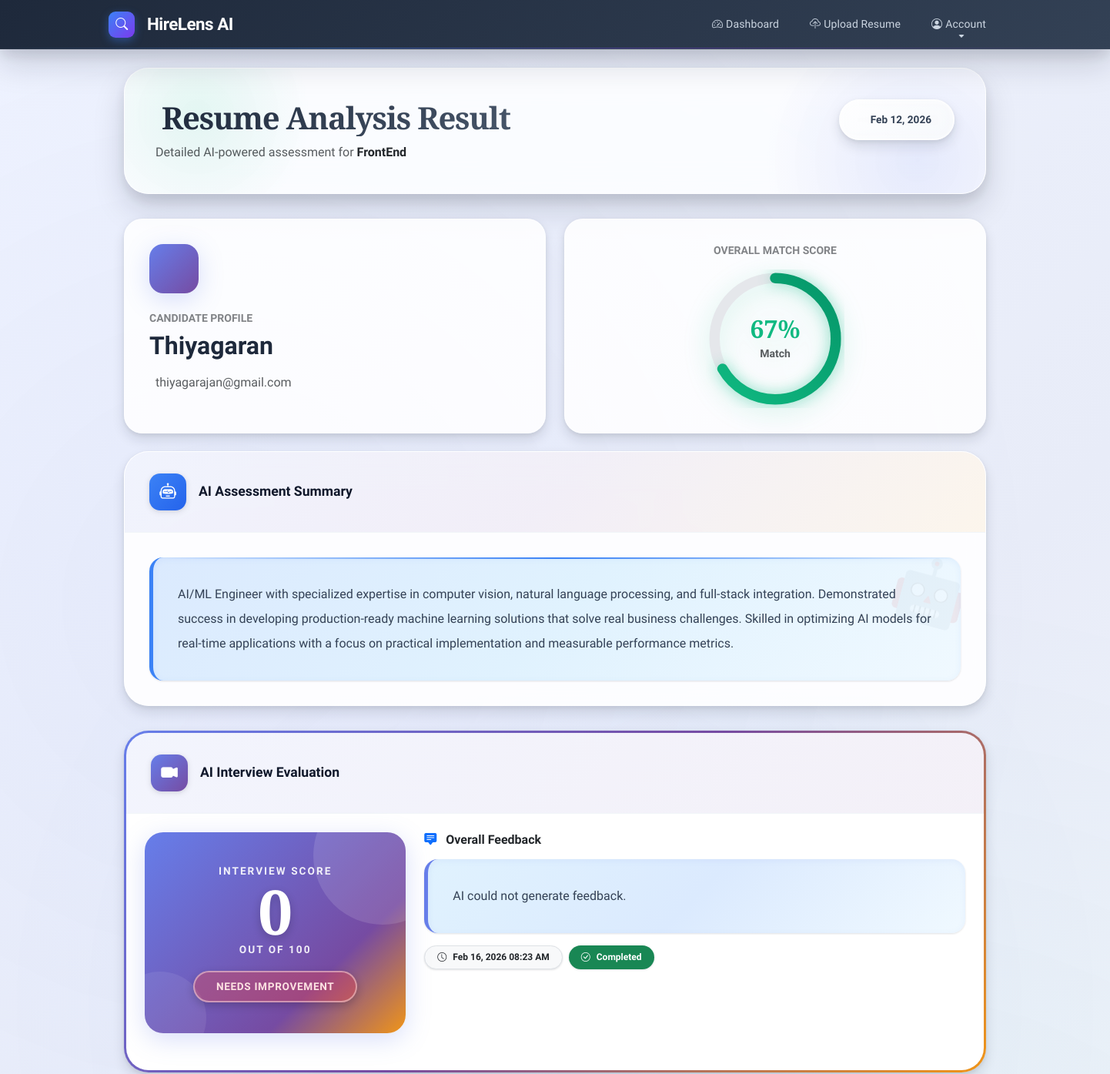
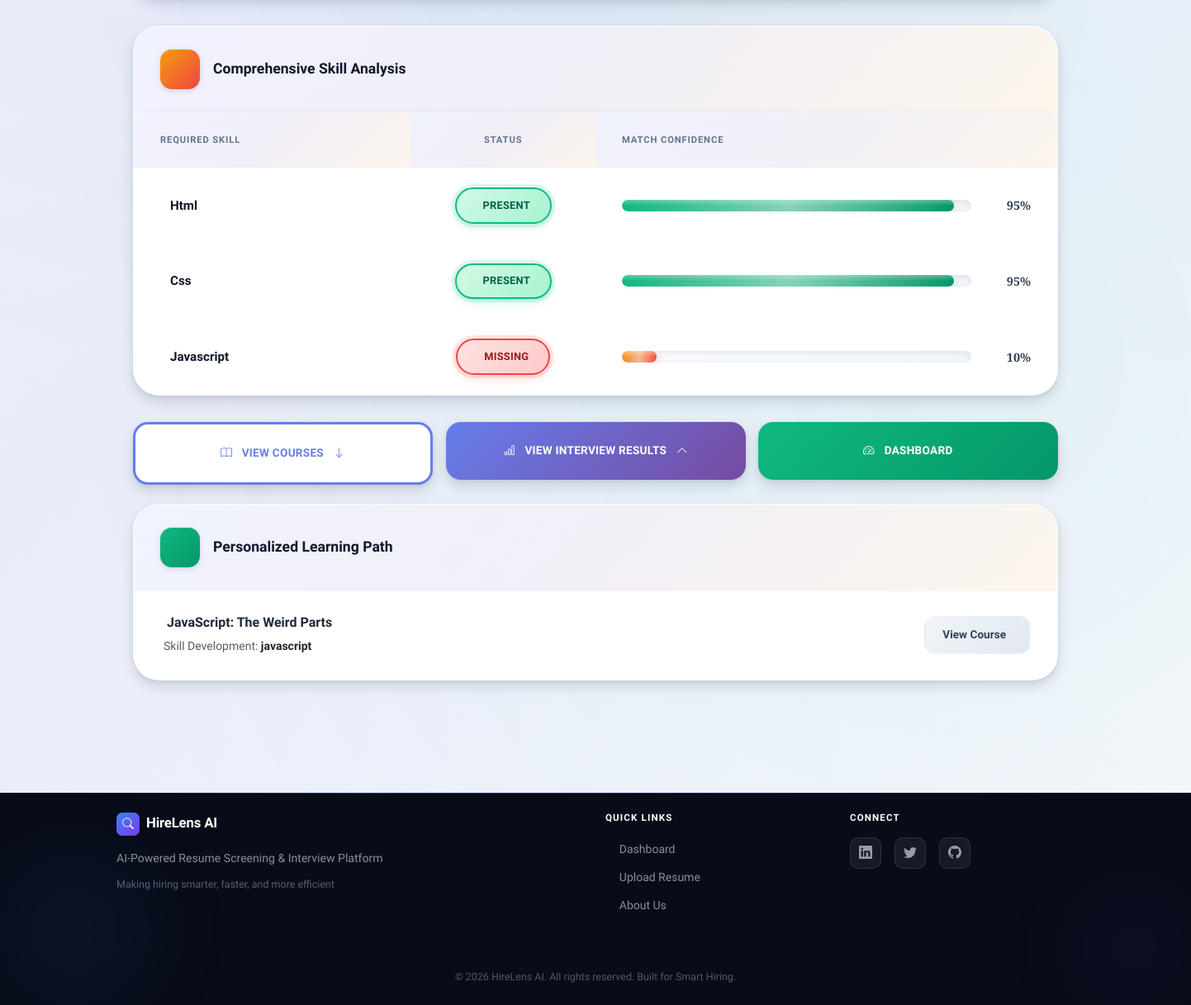
The app's page /analysis-result/60/ (signed in) with its own data (2 pictures, top to bottom).
### hirelens_app/models.py (models this page shows, shortened)
class ResumeAnalysis(models.Model):
    candidate = models.ForeignKey(Candidate, on_delete=models.CASCADE)
    job = models.ForeignKey(CompanyRequirement, on_delete=models.CASCADE)
    similarity_score = models.FloatField(default=0.0)
    ai_summary = models.TextField(blank=True, default="Pending Analysis...")
    extracted_skills_list = models.TextField(blank=True, default="", help_text="Comma-separated list of extracted skills")
    interview_score = models.IntegerField(default=0, help_text="Overall AI Interview Score (0-100)")
    interview_feedback = models.TextField(blank=True, default="", help_text="AI feedback summary")
    detailed_breakdown = models.JSONField(default=list, blank=True, help_text="JSON list of topic-wise scores")
    analysis_time = models.DateTimeField(auto_now_add=True)

class CompanyRequirement(models.Model):
    hr = models.ForeignKey(HRProfile, on_delete=models.CASCADE)
    job_title = models.CharField(max_length=150)
    required_skills = models.TextField(
        help_text="Comma-separated skills (e.g., python, django, communication)"
    )
    minimum_experience = models.IntegerField(help_text="Years of experience")
    created_at = models.DateTimeField(auto_now_add=True)

class Candidate(models.Model):
    name = models.CharField(max_length=120)
    email = models.EmailField()
    phone = models.CharField(max_length=20)
    resume = models.FileField(upload_to="resumes/")
    uploaded_at = models.DateTimeField(auto_now_add=True)

class InterviewSession(models.Model):
    analysis = models.ForeignKey(ResumeAnalysis, on_delete=models.CASCADE)
    start_time = models.DateTimeField(auto_now_add=True)
    is_completed = models.BooleanField(default=False)
    system_context = models.TextField(blank=True)

class CourseRecommendation(models.Model):
    analysis = models.ForeignKey(ResumeAnalysis, on_delete=models.CASCADE)
    skill_name = models.CharField(max_length=100)
    course_name = models.CharField(max_length=200)
    course_link = models.URLField()

### hirelens_app/views.py (the view)
@login_required
def analysis_result(request, analysis_id):
    analysis = get_object_or_404(ResumeAnalysis, id=analysis_id)
    courses = CourseRecommendation.objects.filter(analysis=analysis)
    job_reqs = [s.strip() for s in analysis.job.required_skills.split(",") if s.strip()]
    if analysis.extracted_skills_list:
        found_skills_clean = [s.strip().lower() for s in analysis.extracted_skills_list.split(",")]
    else:
        found_skills_clean = []
    skills_data = []
    for req_skill in job_reqs:
        req_lower = req_skill.lower()
        is_present = False
        for found in found_skills_clean:
            if req_lower == found:
                is_present = True; break
            if req_lower in found and len(found) < len(req_lower) + 4:
                is_present = True; break
            if f" {req_lower} " in f" {found} ":
                is_present = True; break
        skills_data.append({
            "skill_name": req_skill,
            "is_present": is_present,
            "similarity_score": 0.95 if is_present else 0.10
        })
    session = InterviewSession.objects.filter(analysis=analysis).last()
    return render(request, "hirelens_app/analysis_result.html", {
        "analysis": analysis,
        "courses": courses,
        "skills": skills_data,
        "summary": analysis.ai_summary,
        "session": session,
        "candidate": analysis.candidate,
    })

### hirelens_app/templates/hirelens_app/analysis_result.html (shortened to what this page needs)
{% extends "hirelens_app/base.html" %}
{% load custom_filters %}
{% block content %}
<div class="container mt-4 mb-5">
    <div class="page-header animate-fade-in">
        <div class="page-header-content">
            <div class="d-flex justify-content-between align-items-start flex-wrap gap-3">
                <div>
                    <h1 class="mb-2 fw-bold" style="color: #1e293b;">
                        Resume Analysis Result
                    </h1>
                    <p class="text-muted mb-0 fs-6">
                        Detailed AI-powered assessment for
                        <span class="fw-bold text-dark">{{ analysis.job.job_title }}</span>
                    </p>
                </div>
                <div>
                    <span class="date-badge">
                        {{ analysis.analysis_time|date:"M d, Y" }}
                    </span>
                </div>
            </div>
        </div>
    </div>
    <div class="row g-4 mb-4">
        <div class="col-lg-6 animate-fade-in animate-delay-1">
            <div class="info-card primary">
                <div class="candidate-icon">
                </div>
                <h6 class="text-uppercase text-muted fw-bold small mb-2 opacity-75">Candidate Profile</h6>
                <h2 class="fw-bold mb-3" style="color: #1e293b;">{{ analysis.candidate.name }}</h2>
                <div class="d-flex align-items-center text-muted">
                    <span class="fs-6">{{ analysis.candidate.email }}</span>
                </div>
            </div>
        </div>
        <div class="col-lg-6 animate-fade-in animate-delay-2">
            <div class="info-card success d-flex flex-column align-items-center justify-content-center">
                <h6 class="text-uppercase text-muted fw-bold small mb-3 opacity-75">Overall Match Score</h6>
                <div class="score-circle">
                    <svg width="160" height="160" viewBox="0 0 160 160">
                        <defs>
                            <linearGradient id="gradient-success" x1="0%" y1="0%" x2="100%" y2="100%">
                                <stop offset="0%" style="stop-color:#10b981;stop-opacity:1" />
                                <stop offset="100%" style="stop-color:#059669;stop-opacity:1" />
                            </linearGradient>
                        </defs>
                        <circle class="score-circle-bg" cx="80" cy="80" r="70"></circle>
                        <circle class="score-circle-progress"
                                cx="80" cy="80" r="70"
                                stroke-dasharray="440"
                                stroke-dashoffset="{% widthratio analysis.similarity_score|subtract:100|mul:-1 100 440 %}">
                        </circle>
                    </svg>
                    <div class="score-text">
                        <div class="display-5 fw-bold" style="color: #10b981;">{{ analysis.similarity_score|floatformat:"0" }}%</div>
                        <small class="text-muted fw-semibold">Match</small>
                    </div>
                </div>
            </div>
        </div>
    </div>
    <div class="section-card animate-fade-in animate-delay-3">
        <div class="section-header">
            <h5>
                <div class="section-header-icon icon-info">
                    <i class="bi bi-robot"></i>
                </div>
                AI Assessment Summary
            </h5>
        </div>
        <div class="ai-summary">
            <p class="mb-0 fs-6 lh-lg" style="color: #334155;">
                {{ analysis.ai_summary|default:"Our AI has completed the analysis. The detailed breakdown is available in the sections below." }}
            </p>
        </div>
    </div>
    {% if analysis.interview_feedback %}
    <div class="section-card interview-section animate-fade-in" id="interview-results">
        <div class="section-header" style="background: linear-gradient(135deg, #667eea15 0%, #764ba215 100%);">
            <h5>
                <div class="section-header-icon" style="background: linear-gradient(135deg, #667eea 0%, #764ba2 100%); color: white;">
                    <i class="bi bi-camera-video-fill"></i>
                </div>
                AI Interview Evaluation
            </h5>
        </div>
        <div class="p-4">
            <div class="row g-4 mb-4">
                <div class="col-md-4">
                    <div class="interview-score-card">
                        <div class="interview-score-label">Interview Score</div>
                        <div class="interview-score-big">{{ analysis.interview_score }}</div>
                        <div class="interview-score-label">out of 100</div>
                        <div class="interview-grade-badge {% if analysis.interview_score >= 80 %}grade-excellent{% elif analysis.interview_score >= 60 %}grade-good{% elif analysis.interview_score >= 40 %}grade-average{% else %}grade-poor{% endif %}">
                            {% if analysis.interview_score >= 80 %}Excellent
                            {% elif analysis.interview_score >= 60 %}Good
                            {% elif analysis.interview_score >= 40 %}Average
                            {% else %}Needs Improvement{% endif %}
                        </div>
                    </div>
                </div>
                <div class="col-md-8">
                    <h6 class="fw-bold text-dark mb-3">
                        <i class="bi bi-chat-square-text-fill text-primary me-2"></i>
                        Overall Feedback
                    </h6>
                    <div class="feedback-box">
                        <p class="mb-0 lh-lg" style="color: #334155;">
                            {{ analysis.interview_feedback }}
                        </p>
                    </div>
                    {% if session %}
                    <div class="mt-3 d-flex gap-2 flex-wrap">
                        <span class="badge bg-light text-dark border px-3 py-2">
                            <i class="bi bi-clock me-1"></i>
                            {{ session.start_time|date:"M d, Y h:i A" }}
                        </span>
                        <span class="badge {% if session.is_completed %}bg-success{% else %}bg-warning{% endif %} px-3 py-2">
                            <i class="bi bi-{% if session.is_completed %}check-circle{% else %}hourglass-split{% endif %} me-1"></i>
                            {% if session.is_completed %}Completed{% else %}In Progress{% endif %}
                        </span>
                    </div>
                    {% endif %}
                </div>
            </div>
        </div>
    </div>
    {% endif %}
    <div class="section-card animate-fade-in">
        <div class="section-header">
            <h5>
                <div class="section-header-icon icon-warning">
                </div>
                Comprehensive Skill Analysis
            </h5>
        </div>
        {% if skills %}
        <div class="table-responsive">
            <table class="table skills-table">
                <thead>
                    <tr>
                        <th style="width: 30%;">Required Skill</th>
                        <th class="text-center" style="width: 20%;">Status</th>
                        <th style="width: 50%;">Match Confidence</th>
                    </tr>
                </thead>
                <tbody>
                    {% for skill in skills %}
                    {% widthratio skill.similarity_score 1 100 as percent %}
                    <tr>
                        <td>
                            <div class="skill-name">
                                {{ skill.skill_name|capfirst }}
                            </div>
                        </td>
                        <td class="text-center">
                            {% if skill.is_present %}
                                <span class="status-badge badge-present">
                                    Present
                                </span>
                            {% else %}
                                <span class="status-badge badge-missing">
                                    Missing
                                </span>
                            {% endif %}
                        </td>
                        <td>
                            <div class="skill-progress-container">
                                <div class="skill-progress">
                                    <div class="skill-progress-bar {% if skill.is_present %}progress-success{% else %}progress-danger{% endif %}"
                                         data-width="{{ percent }}">
                                    </div>
                                </div>
                                <span class="skill-percentage">{{ percent }}%</span>
                            </div>
                        </td>
                    </tr>
                    {% endfor %}
                </tbody>
            </table>
        </div>
        {% endif %}
    </div>
    <div class="row g-3 mb-4 animate-fade-in">
        <div class="col-md-4">
            {% if courses %}
            <button onclick="document.getElementById('courses-section').scrollIntoView({behavior: 'smooth'});"
                    class="action-btn btn-outline-gradient w-100">
                <i class="bi bi-book me-2"></i>
                View Courses
                <i class="bi bi-arrow-down ms-2"></i>
            </button>
            {% else %}
            <button class="action-btn w-100" style="background: #f1f5f9; color: #94a3b8;" disabled>
                <i class="bi bi-check-circle me-2"></i>
                No Skill Gaps
            </button>
            {% endif %}
        </div>
        <div class="col-md-4">
            {% if analysis.interview_feedback %}
            <button onclick="document.getElementById('interview-results').scrollIntoView({behavior: 'smooth'});"
                    class="action-btn w-100" style="background: linear-gradient(135deg, #667eea 0%, #764ba2 100%); color: white;">
                <i class="bi bi-bar-chart me-2"></i>
                View Interview Results
                <i class="bi bi-chevron-up ms-2"></i>
            </button>
            {% else %}
            <a href="{% url 'interview' analysis.id %}" class="action-btn btn-gradient-primary w-100 text-decoration-none d-block text-center">
                <i class="bi bi-camera-video me-2"></i>
                Start AI Interview
                <i class="bi bi-arrow-right ms-2"></i>
            </a>
            {% endif %}
        </div>
        <div class="col-md-4">
            <a href="{% url 'hr_dashboard' %}" class="action-btn btn-gradient-success w-100 text-decoration-none d-block text-center">
                <i class="bi bi-speedometer2 me-2"></i>
                Dashboard
            </a>
        </div>
    </div>
    {% if courses %}
    <div id="courses-section" class="section-card animate-fade-in" style="scroll-margin-top: 20px;">
        <div class="section-header">
            <h5>
                <div class="section-header-icon icon-success">
                </div>
                Personalized Learning Path
            </h5>
        </div>
        <div class="p-0">
            {% for course in courses %}
            <a href="{{ course.course_link }}" target="_blank" class="course-item d-flex justify-content-between align-items-center text-decoration-none">
                <div class="flex-grow-1">
                    <h6 class="mb-2 fw-bold" style="color: #1e293b;">
                        {{ course.course_name }}
                    </h6>
                    <p class="mb-0 small text-muted">
                        Skill Development: <span class="fw-semibold text-dark">{{ course.skill_name }}</span>
                    </p>
                </div>
                <div class="course-badge">
                    View Course
                </div>
            </a>
            {% endfor %}
        </div>
    </div>
    {% endif %}
</div>
{% endblock %}

### records on screen
ResumeAnalysis: job.job_title "FrontEnd", analysis_time "Feb 12, 2026", candidate.name "Thiyagaran", candidate.email "thiyagarajan@gmail.com", similarity_score "67", ai_summary "AI/ML Engineer with specialized expertise in computer vision, natural language processing, and full-stack integration. Demonstrated success in developing production-ready machine learning solutions that solve real business challenges. Skilled in optimizing AI models for real-time applications with a focus on practical implementation and measurable performance metrics.", interview_score "0", interview_feedback "AI could not generate feedback."
InterviewSession: start_time "Feb 16, 2026 08:23 AM"
CourseRecommendation: course_name "JavaScript: The Weird Parts", skill_name "javascript"

### other values on screen
{{ skill.skill_name|capfirst }} "Html" "Css" "Javascript"
{{ percent }} "95" "95" "10"
